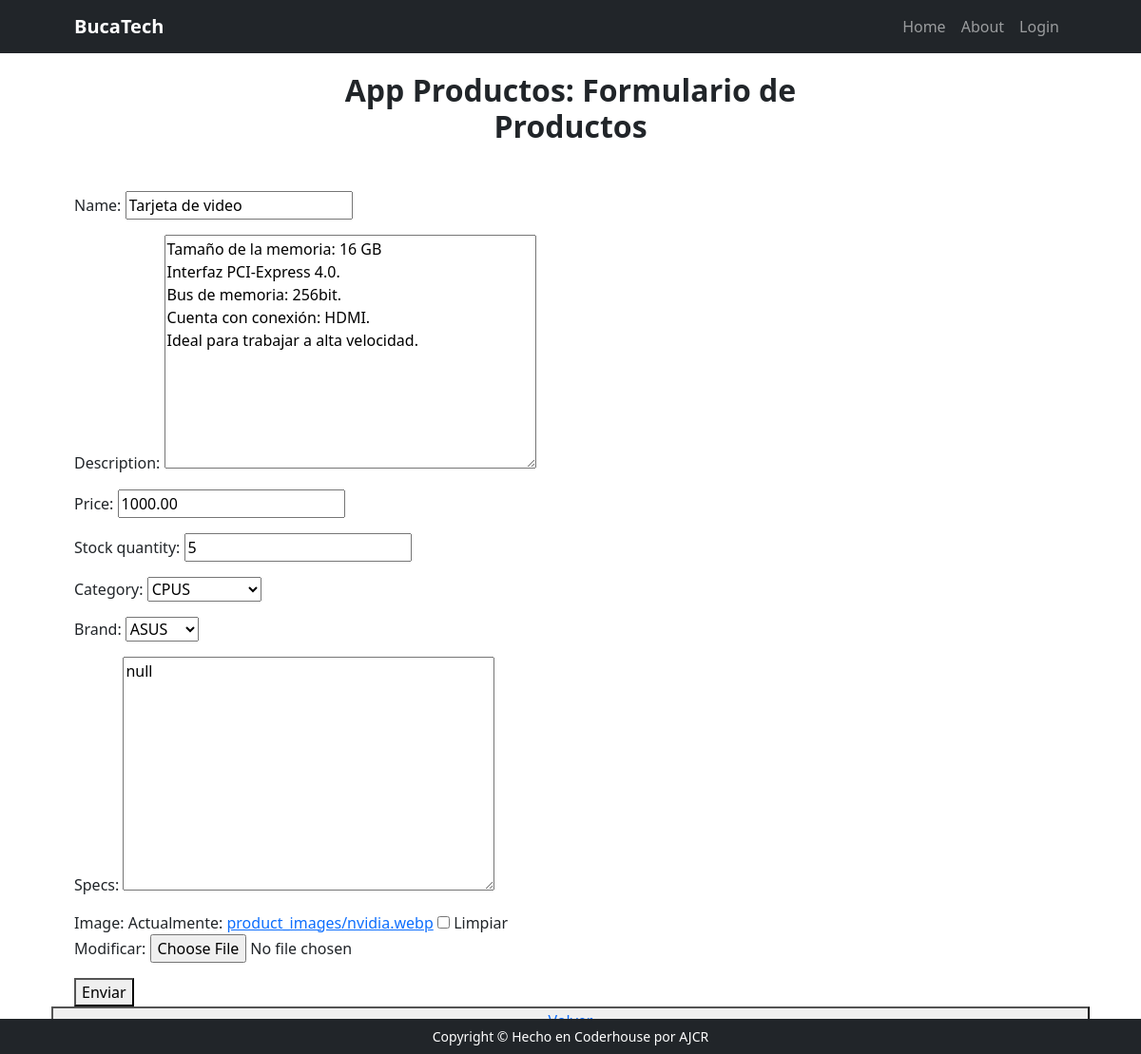
Before: /products/product/update/6 with the older database file.
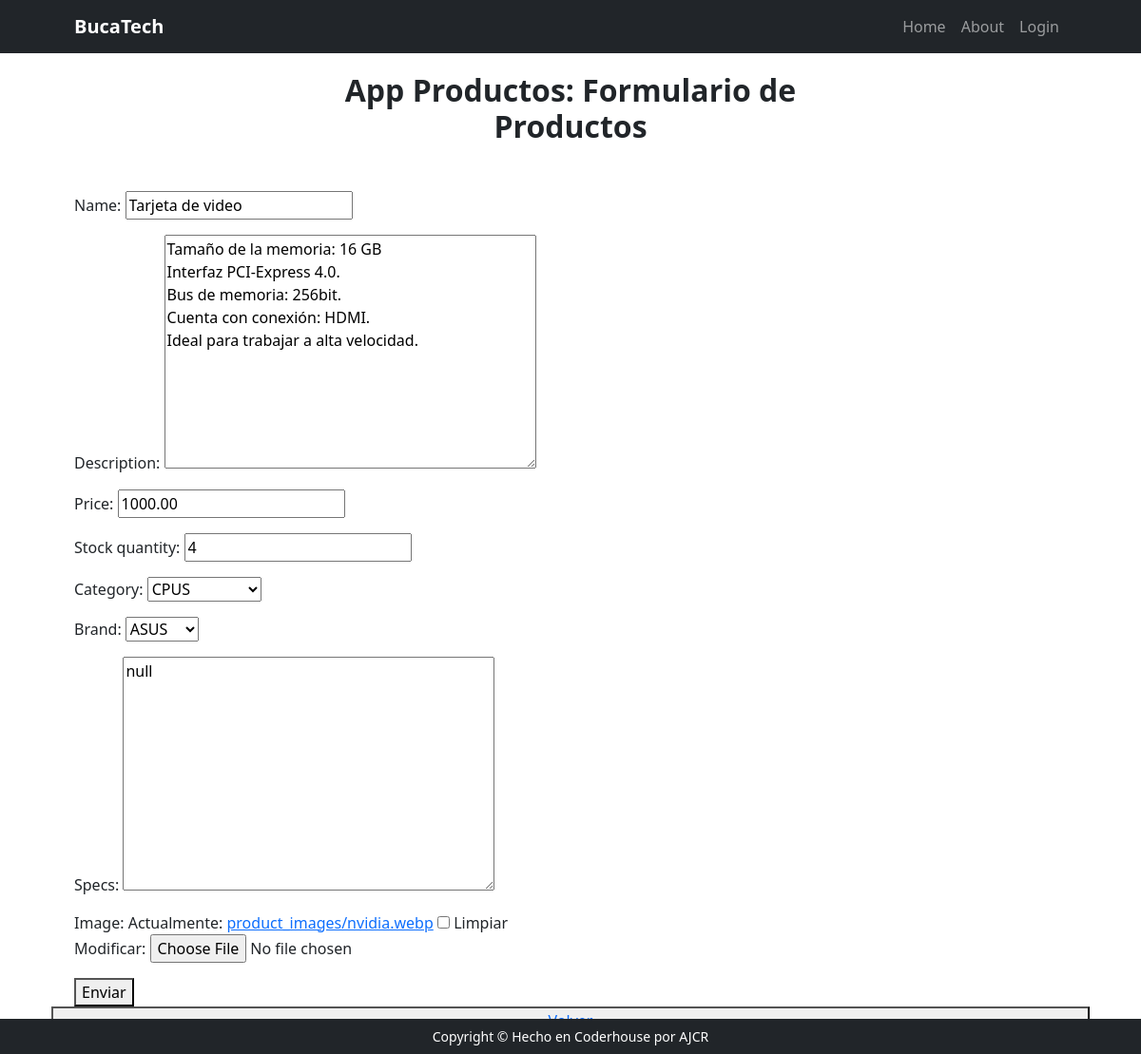
After: the same page with the newer database file.
### productos/models.py (models this page shows, shortened)
class Product(models.Model):
    name = models.CharField(max_length=200)
    description = models.TextField()
    price = models.DecimalField(max_digits=10, decimal_places=2)
    stock_quantity = models.IntegerField()
    category = models.ForeignKey(Category, on_delete=models.CASCADE)
    brand = models.ForeignKey(Brand, on_delete=models.CASCADE)
    specs = models.JSONField(null=True, blank=True)  # To store specifications like RAM, Storage, etc.
    image = models.ImageField(upload_to='product_images/', null=True, blank=True)
    class Meta:
        verbose_name = 'Producto'
        verbose_name_plural = 'Producto'

class Category(models.Model):
    name = models.CharField(max_length=100)
    description = models.TextField()
    def __str__(self) -> str:
        return self.name
    class Meta:
        verbose_name = 'Categoría de Producto'
        verbose_name_plural = 'Categorías de Productos'

class Brand(models.Model):
    name = models.CharField(max_length = 100)
    description = models.TextField()
    def __str__(self) -> str:
        return self.name
    class Meta:
        verbose_name = 'Brand'
        verbose_name_plural = 'Brand'

### productos/views.py (the view)
class ProductUpdate(UpdateView):
    model = Product
    from_class = ProductForm
    template_name = 'product/product_form.html' ## Preguntar como arreglar
    success_url = reverse_lazy('productos:product_list')
    fields = '__all__' #['name', 'description', 'price']

### productos/templates/product/product_form.html (shortened to what this page needs)
{% extends 'core/base.html' %}
{% block header %}
    App Productos: Formulario de Productos
{% endblock header %}
{% block main %}
    <form method="post">
        {{ form.as_p }}
        <button type="submit">Enviar</button>
    </form>
    <button>
        <a href="{% url 'productos:index' %}">Volver</a>
    </button>
{% endblock main %}

Changed rows visible on the page:
changed Product "CPUS": stock_quantity "5" → "4"
